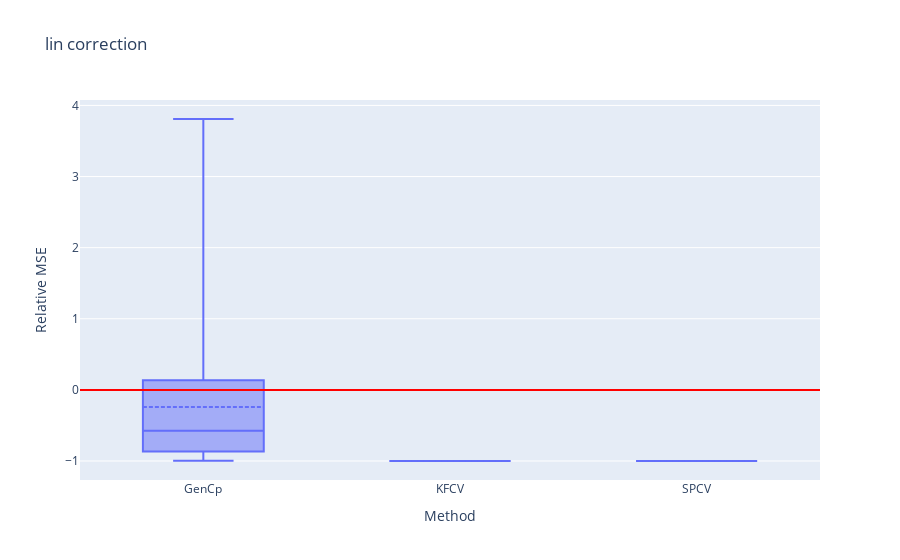

Notebook code for this chart:
### Code cell
fig_lin = px.box((df - risk) / risk, 
             labels={
                     "variable": "Method",
                     "value": "Relative MSE"
                     },
             title="lin correction",
             points=False)
fig_lin.update_traces(boxmean=True)

fig_lin.add_hline(y=0., line_color='red')

### Figure 1 — Plotly figure (JSON) as saved in the notebook; plotly's stock layout.template omitted (floating-point values rounded to 4 significant figures; data arrays with more than 128 entries replaced by an {"elided": "..."} marker saying what was removed)
{"data": [{"alignmentgroup": "True", "boxmean": true, "boxpoints": false, "hovertemplate": "Method=%{x}<br>Relative MSE=%{y}<extra></extra>", "legendgroup": "", "marker": {"color": "#636efa"}, "name": "", "notched": false, "offsetgroup": "", "orientation": "v", "showlegend": false, "type": "box", "x": {"elided": "900 str values"}, "x0": " ", "xaxis": "x", "y": {"elided": "900 float values"}, "y0": " ", "yaxis": "y"}], "layout": {"boxmode": "group", "legend": {"tracegroupgap": 0}, "shapes": [{"line": {"color": "red"}, "type": "line", "x0": 0, "x1": 1, "xref": "x domain", "y0": 0, "y1": 0, "yref": "y"}], "title": {"text": "lin correction"}, "xaxis": {"anchor": "y", "domain": [0, 1], "title": {"text": "Method"}}, "yaxis": {"anchor": "x", "domain": [0, 1], "title": {"text": "Relative MSE"}}}}
